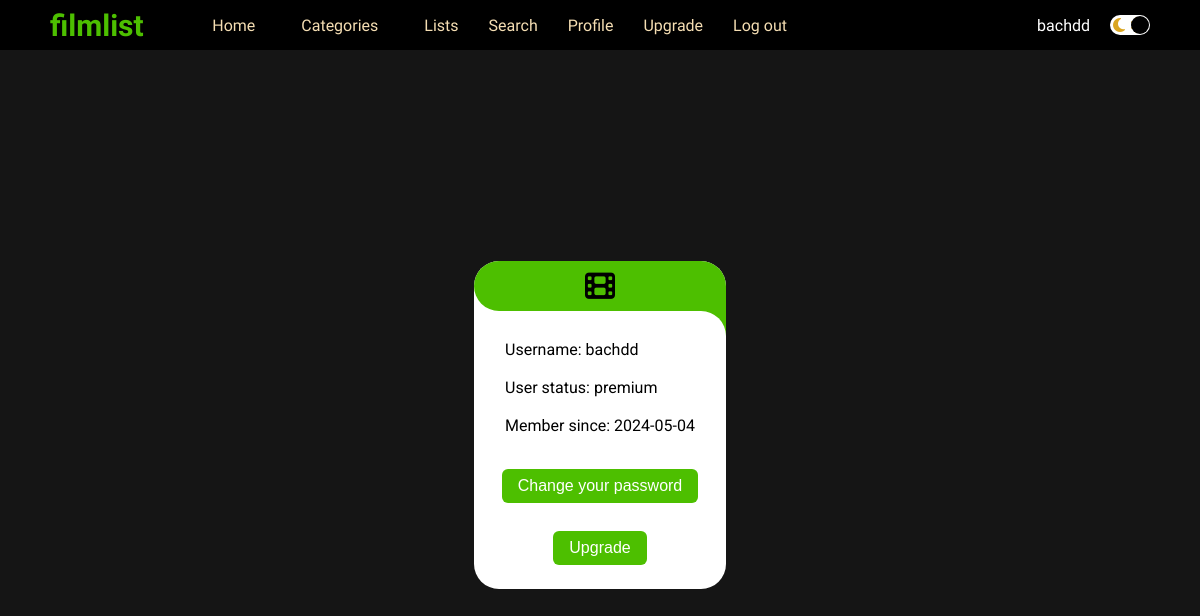
The page /profile (signed in) on the database as committed earlier.
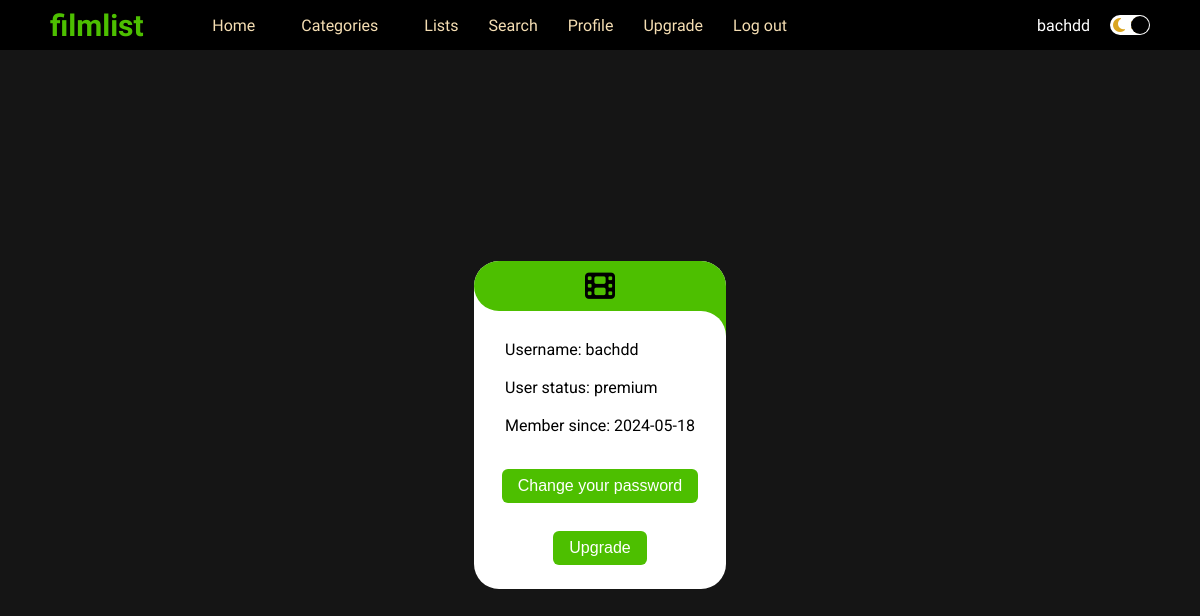
The same page on the database as committed later.
### tables this page shows
CREATE TABLE "users" (
    "id" INTEGER,
    "username" TEXT NOT NULL UNIQUE,
    "password" TEXT NOT NULL,
    "role" TEXT NOT NULL CHECK("role" IN ('free', 'premium', 'admin')) DEFAULT "free",
    "registration_datetime" DATETIME NOT NULL DEFAULT CURRENT_TIMESTAMP,
    PRIMARY KEY("id")
);

### app.py (the view)
@app.route("/profile")
@login_required
def profile():
    user_id = session.get("user_id")
    user = db.execute("SELECT * FROM users WHERE id = ?", user_id)[0]
    return render_template("profile.html", user=user)

### helpers.py (called while the page is built)
def login_required(f):
    @wraps(f)
    def decorated_function(*args, **kwargs):
        if session.get("user_id") is None:
            return redirect("/login")
        return f(*args, **kwargs)
    return decorated_function

### templates/profile.html (shortened to what this page needs)
{% extends "layout.html" %}
{% block body %}
    <div class="person-profile-container">
        <div class="person-profile-content">
            <div class="card-wrapper">
                <div class="card">
                    <div class="image-content">
                        <span class="overplay"></span>
                        <div class="card-image">
                            <i class="fa-solid fa-film icon-profile"></i>
                        </div>
                    </div>
                    <div class="card-content">
                        <ul class="description">
                            <li class="user-name">Username: {{ user.username }}</li>
                            <li class="user-status">User status: {{ user.role }}</li>
                            <li class="member">Member since: {{ user.registration_datetime[0:10] }}</li>
                        </ul>
                        <a href="/change_password">
                            <button class="profile-button">Change your password</button>
                        </a>
                        <a href="/upgrade">
                            <button class="profile-button">Upgrade</button>
                        </a>
                    </div>
                </div>
            </div>
        </div>
    </div>
{% endblock %}

### templates/layout.html (shortened to what this page needs)
<!DOCTYPE html>
<html lang="en">
    <head>
        <link rel="stylesheet" href="{{ url_for('static', filename='css/style.css') }}">
        <link rel="stylesheet" href="https://cdnjs.cloudflare.com/ajax/libs/font-awesome/6.5.2/css/all.min.css">
    </head>
    <body>
        <div class="navbar" style="z-index: 2;">
            <div class="navbar-container">
                <div class="logo-container">
                    <a href="/"><h1 class="logo">filmlist</h1></a>
                </div>
                <div class="menu-container">
                    <ul class="menu-list">
                        <li class="menu-list-item"><a class="navbar-item" href="/">Home</a></li>
                        <li class="menu-list-item category-dropdown">
                            <a class="category-dropbtn">Categories</a>
                        </li>
                        <li class="menu-list-item"><a class="navbar-item" href="/movie_list">Lists</a></li>
                        <li class="menu-list-item"><a class="navbar-item" href="/find_movie">Search</a></li>
                        <li class="menu-list-item"><a class="navbar-item" href="/profile">Profile</a></li>
                        <li class="menu-list-item"><a class="navbar-item" href="/upgrade">Upgrade</a></li>
                        <li class="menu-list-item"><a class="navbar-item" href="/logout">Log out</a></li>
                    </ul>
                </div>
                <div class="profile-container">
                    <div class="profile-text-container">
                        <span class="profile-text">{{ session['username'] }}</span>
                    </div>
                    <div class="toggle">
                        <i class="fas fa-moon toggle-icon"></i>
                        <div class="toggle-ball"></div>
                    </div>
                </div>
            </div>
        </div>
        {% block body %}{% endblock %}
    </body>
</html>

### static/css/style.css (style rules this page uses)
* { margin: 0; box-sizing: inherit; }
a { text-decoration: none; }
.navbar-item { color: wheat; }
ul { list-style: none; }
body { font-family: "Roboto", sans-serif; padding-top: 50px; }
.navbar { width: 100%; height: 50px; background-color: black; position: fixed; top: 0; }
.navbar-container { display: flex; align-items: center; padding: 0 50px; height: 100%; color: white; font-family: "Sen", sans-serif; }
.logo-container { flex: 1; }
.logo { font-size: 30px; color: #4dbf00; }
.menu-container { flex: 6; }
.menu-list { display: flex; list-style: none; }
.menu-list-item { margin-right: 30px; color: wheat; }
.profile-container { flex: 2; display: flex; align-items: center; justify-content: flex-end; }
.profile-text-container { margin: 0 20px; }
.toggle { width: 40px; height: 20px; background-color: white; border-radius: 30px; display: flex; align-items: center; justify-content: space-around; position: relative; }
.toggle-icon { color: goldenrod; }
.toggle-ball { width: 18px; height: 18px; background-color: black; position: absolute; right: 1px; border-radius: 50%; cursor: pointer; transition: 1s ease all; }
.person-profile-container { background-color: #151515; min-height: calc(100vh - 50px); color: white; display: flex; justify-content: center; }
.person-profile-content { display: flex; align-items: center; }
.card { border-radius: 25px; background-color: #fff; }
.image-content { position: relative; row-gap: 5px; }
.overplay::before, .overplay::after { content: ''; position: absolute; right: 0; bottom: -40px; height: 40px; width: 40px; background-color: #4dbf00; }
.overplay::after { border-radius: 0 25px 0 0; background-color: #FFF; }
.card-image { position: relative; }
.overplay { position: absolute; left: 0; top: 0; height: 100%; width: 100%; background-color: #4dbf00; border-radius: 25px 25px 0 25px; }
.icon-profile { font-size: 30px; color: black; }
.description { padding: 10px; line-height: 1cm; color: black; font-weight: 400; font-style: normal; }
.profile-button { border: none; font-size: 16px; color: #fff; padding: 8px 16px; background-color: #4dbf00; font-weight: 400; font-style: normal; border-radius: 6px; margin: 14px; cursor: pointer; align-items: center; transition: all 0.3s ease; }
.image-content, .card-content { display: flex; flex-direction: column; align-items: center; padding: 10px 14px; }
.category-dropdown { display: inline-block; }
.category-dropbtn { color: wheat; text-align: center; padding: 14px 16px; text-decoration: none; }

Rows that differ between the two databases and show on the page:
changed users "bachdd": registration_datetime "2024-05-04" → "2024-05-18"
